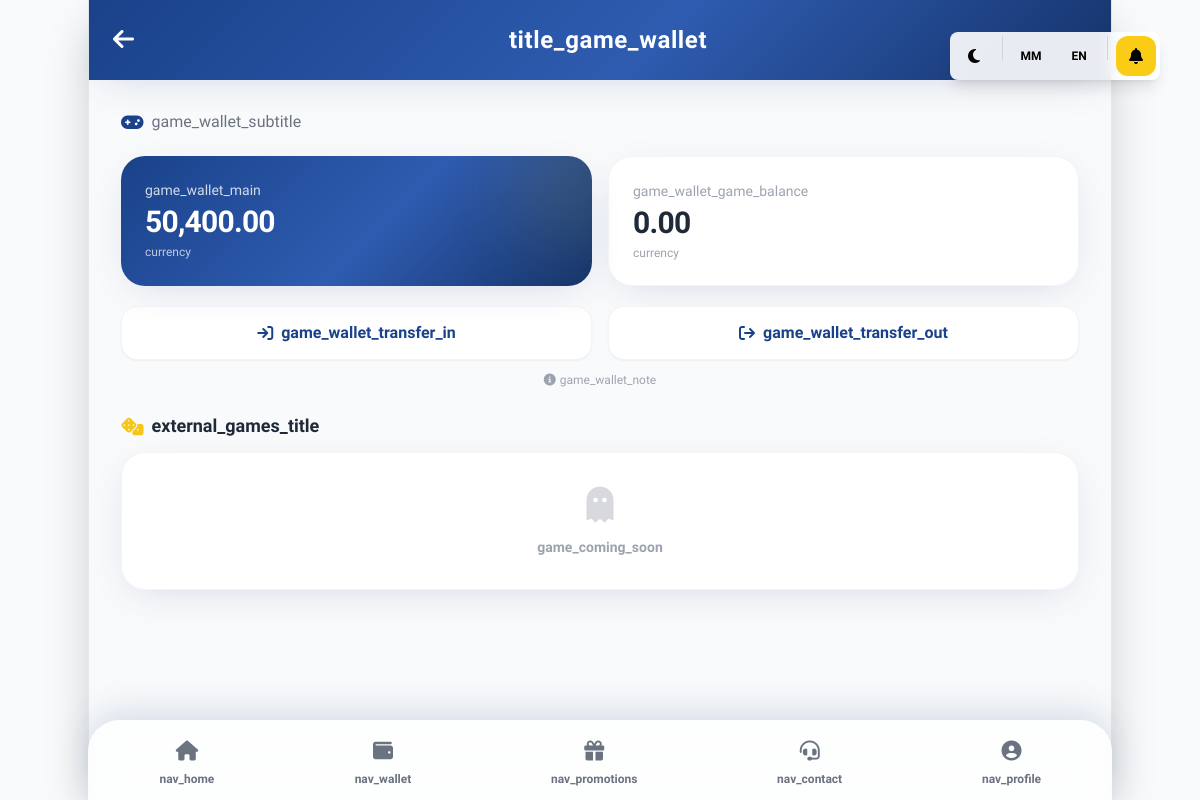
Page /game_wallet.php (signed in) on the earlier database version.
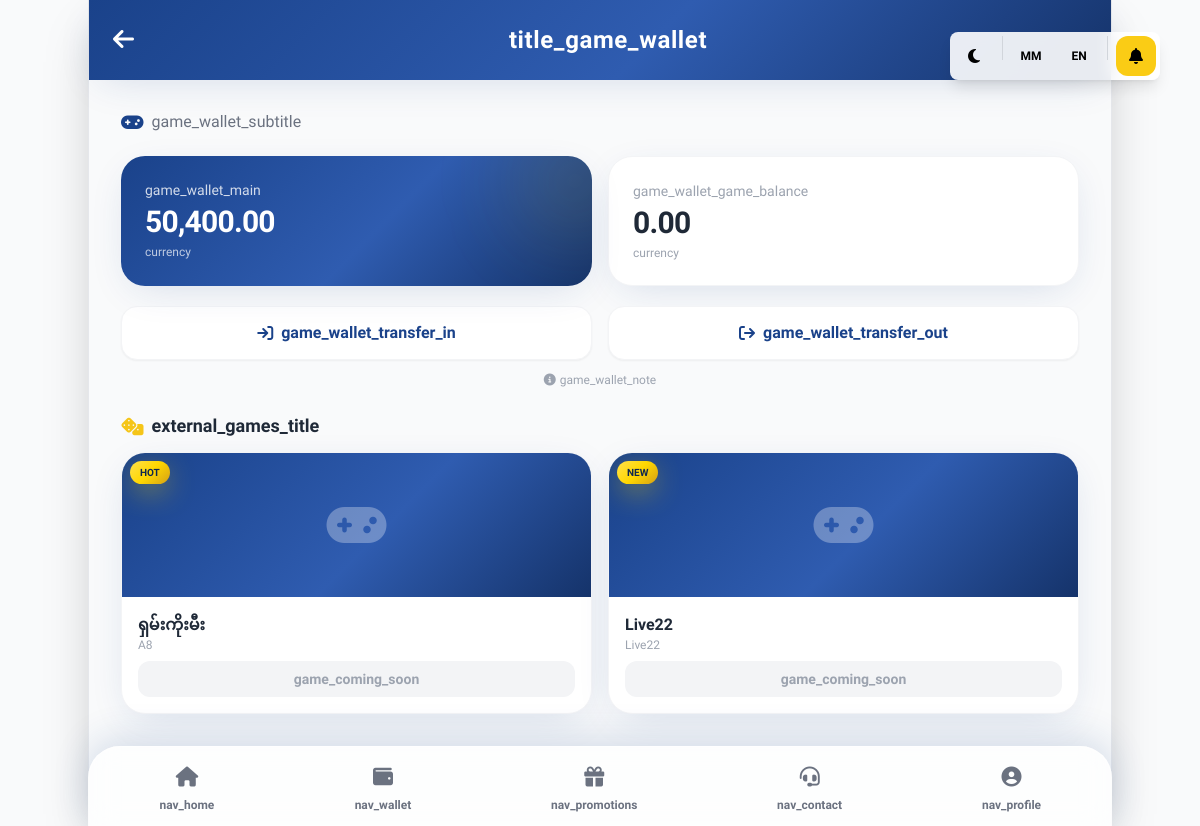
Same page on the later database version.
### tables this page shows
CREATE TABLE IF NOT EXISTS `external_games` (
  `id` int(11) NOT NULL AUTO_INCREMENT,
  `name` varchar(80) NOT NULL,
  `provider` varchar(40) DEFAULT NULL,
  `image_url` varchar(255) DEFAULT NULL,
  `launch_url` varchar(255) DEFAULT NULL,
  `badge` varchar(40) DEFAULT NULL,
  `is_active` tinyint(1) NOT NULL DEFAULT 1,
  `sort_order` int(11) NOT NULL DEFAULT 0,
  PRIMARY KEY (`id`)
);

### lang/language.php (called while the page is built, shortened)
<?php
$current_lang = $_SESSION['lang'];
$lang_file = __DIR__ . "/{$current_lang}.php";
global $translations;
if (file_exists($lang_file)) {
    $translations = include($lang_file);
} elseif (file_exists(__DIR__ . "/mm.php")) {
    $translations = include(__DIR__ . "/mm.php");
} else {
    $translations = [];
}
function __($key) {
    global $translations;
    return $translations[$key] ?? $key;
}

### game_wallet.php (the view, shortened to what the changed rows need)
<?php
require_once __DIR__ . '/core/db_connect.php';
require_once __DIR__ . '/lang/language.php';
$games = [];
$g_res = $conn->query("SELECT name, provider, image_url, launch_url, badge FROM external_games WHERE is_active = 1 ORDER BY sort_order ASC, id DESC");
if ($g_res) $games = $g_res->fetch_all(MYSQLI_ASSOC);
require_once __DIR__ . '/includes/header.php';
?>
<body class="w-full md:max-w-4xl lg:max-w-5xl mx-auto min-h-screen bg-gray-50 md:shadow-2xl md:border-x border-gray-200 transition-all duration-300 pb-24 md:pb-28">
    <div class="bg-brand-gradient text-white flex items-center p-4 md:p-6 sticky top-0 z-20 shadow-card">
        <h1 class="text-xl md:text-2xl font-bold flex-1 text-center pr-6 md:pr-10 tracking-wide"><?= __('title_game_wallet') ?></h1>
    </div>
    <div class="px-4 md:px-8 pt-5 md:pt-7">
        <h2 class="font-bold text-gray-800 text-base md:text-lg mb-3 flex items-center"><i class="fas fa-dice text-gold-500 mr-2"></i><?= __('external_games_title') ?></h2>
        <?php if (count($games) === 0): ?>
            <div class="bg-white rounded-3xl shadow-card border border-gray-100 p-8 text-center text-gray-400">
                <i class="fas fa-ghost text-4xl mb-3 opacity-40"></i>
                <p class="font-bold text-sm"><?= __('game_coming_soon') ?></p>
            </div>
        <?php else: ?>
            <div class="grid grid-cols-2 gap-3 md:gap-4">
                <?php foreach ($games as $g): ?>
                    <div class="bg-white rounded-3xl shadow-card border border-gray-100 overflow-hidden card-hover">
                        <div class="h-28 md:h-36 bg-brand-gradient relative flex items-center justify-center">
                            <?php if (!empty($g['image_url'])): ?>
                                <img src="<?= htmlspecialchars($g['image_url']) ?>" class="w-full h-full object-cover absolute inset-0" alt="<?= htmlspecialchars($g['name']) ?>">
                            <?php else: ?>
                                <i class="fas fa-gamepad text-white/30 text-5xl"></i>
                            <?php endif; ?>
                            <?php if (!empty($g['badge'])): ?>
                                <span class="absolute top-2 left-2 bg-gold-gradient text-primary-900 text-[10px] font-extrabold px-2.5 py-1 rounded-full shadow-gold"><?= htmlspecialchars($g['badge']) ?></span>
                            <?php endif; ?>
                        </div>
                        <div class="p-3 md:p-4">
                            <p class="font-bold text-gray-800 text-sm md:text-base truncate"><?= htmlspecialchars($g['name']) ?></p>
                            <p class="text-[11px] md:text-xs text-gray-400 mb-2"><?= htmlspecialchars($g['provider']) ?></p>
                            <?php if (!empty($g['launch_url'])): ?>
                                <a href="<?= htmlspecialchars(safe_url($g['launch_url'])) ?>" target="_blank" rel="noopener" class="block text-center bg-brand-gradient text-white font-bold text-xs md:text-sm py-2 rounded-xl"><?= __('play_now') ?></a>
                            <?php else: ?>
                                <button onclick="gameComingSoon()" class="block w-full text-center bg-gray-100 text-gray-400 font-bold text-xs md:text-sm py-2 rounded-xl"><?= __('game_coming_soon') ?></button>
                            <?php endif; ?>
                        </div>
                    </div>
                <?php endforeach; ?>
            </div>
        <?php endif; ?>
    </div>
<?php require_once __DIR__ . '/includes/footer.php'; ?>

Differences in the rows shown:
added external_games: badge "HOT", name "ရှမ်းကိုးမီး", provider "A8"
added external_games: badge "NEW", name "Live22", provider "Live22"
Other differences:
__('game_coming_soon'): "game_coming_soon" → (not shown)
